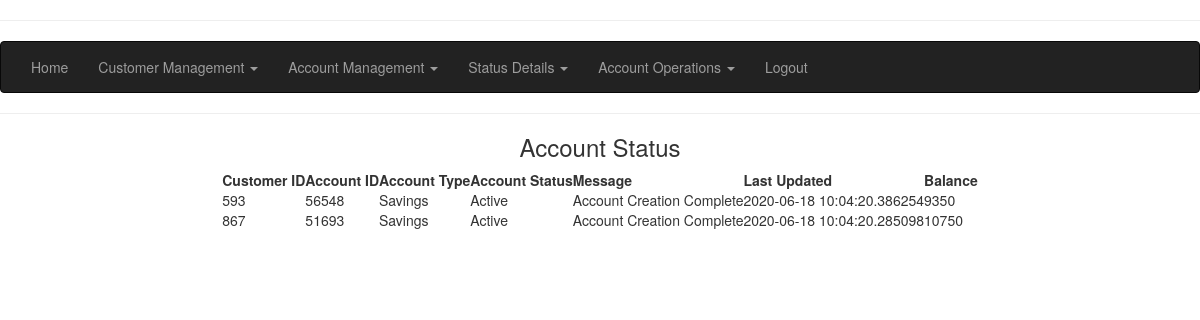
Before: /execpage/account-status with the older database file.
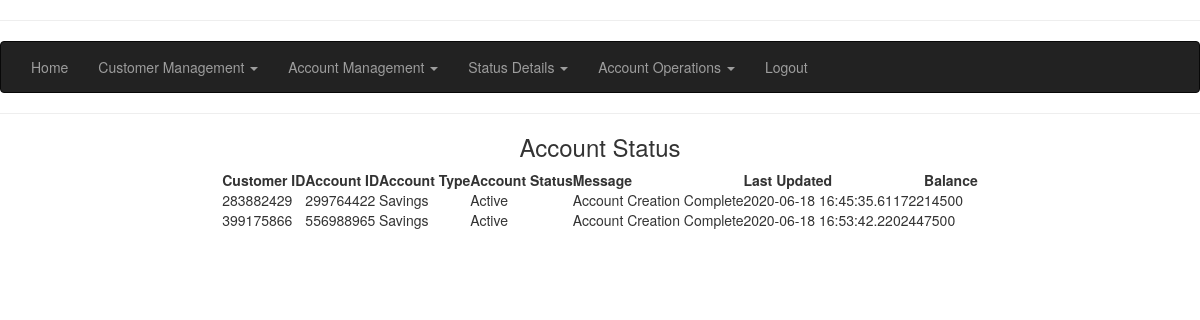
After: the same page with the newer database file.
### app.py (models this page shows, shortened)
class Customer(db.Model):
    customerid = db.Column(db.Integer, primary_key=True, nullable=False)
    customerssn = db.Column(db.Integer, nullable=False)
    customeraccno = db.Column(db.Integer, nullable=False, default=0)
    customeracctype = db.Column(db.String(15), nullable=False, default='N/A')
    customerstatus = db.Column(db.String(15), nullable=False, default='Active')
    customermsg = db.Column(db.String(50), nullable=False, default='Customer created successfully')
    customerupd = db.Column(db.DateTime, nullable=False, default=datetime.utcnow)
    customerage = db.Column(db.Integer, nullable=False)
    customername = db.Column(db.String(30), nullable=False)
    customeraddr = db.Column(db.String(100), nullable=False)
    customerstate = db.Column(db.String(20), nullable=False)
    customercity = db.Column(db.String(20), nullable=False)

class Transaction(db.Model):
    accountid = db.Column(db.Integer, primary_key=True, nullable=False)
    transactionid = db.Column(db.Integer, nullable=False, default = 0)
    balance = db.Column(db.Integer, nullable=False)
    description = db.Column(db.String(15), nullable=False, default='N/A')
    transdate = db.Column(db.DateTime, nullable=False, default=datetime.utcnow)
    amount = db.Column(db.Integer, nullable=False, default = 0)

### app.py (the view)
@app.route('/execpage/account-status', methods=['GET','POST'])
def show_account_details():
    records = db.session.query(Customer, Transaction).join(Transaction, Customer.customeraccno==Transaction.accountid).all()
    return render_template('accountstatus.html',records=records)

### app.py (called while the page is built)
@app.before_request
def before_request():
    g.username=None
    if 'username' in session:
        g.username = session['username']

### templates/accountstatus.html (shortened to what this page needs)
<!DOCTYPE html>
<html lang="en">
<head>
    <link rel="stylesheet" href="https://maxcdn.bootstrapcdn.com/bootstrap/3.4.1/css/bootstrap.min.css">
    <link rel="stylesheet" href="https://unpkg.com/purecss@2.0.3/build/pure-min.css">
</head>
<body>
<hr>
<nav class="navbar navbar-inverse">
    <div class="container-fluid">
      <ul class="nav navbar-nav">
        <li><a href="/execpage">Home</a></li>
        <li class="dropbtn"><a class="dropdown-toggle" data-toggle="dropdown" href="#">Customer Management <span class="caret"></span></a>
        </li>
        <li class="dropdown"><a class="dropdown-toggle" data-toggle="dropdown" href="#">Account Management <span class="caret"></span></a>
        </li>
        <li class="dropdown"><a class="dropdown-toggle" data-toggle="dropdown" href="#">Status Details <span class="caret"></span></a>
        </li>
        <li class="dropdown"><a class="dropdown-toggle" data-toggle="dropdown" href="#">Account Operations <span class="caret"></span></a>
        </li>
        <li><a href="/logout">Logout</a></li>
      </ul>
    </div>
  </nav>
<hr>
<h3 style="text-align:center">Account Status</h3>
<table class="pure-table pure-table-bordered">
    <thead>
        <tr>
            <th>Customer ID</th>
            <th>Account ID</th>
            <th>Account Type</th>
            <th>Account Status</th>
            <th>Message</th>
            <th>Last Updated</th>
            <th>Balance</th>
        </tr>
    </thead>
    <tbody>
        {% for r in records %}
        <tr>
            <td>{{ r[0].customerid }}</td>
            <td>{{ r[0].customeraccno }}</td>
            <td>{{ r[0].customeracctype }}</td>
            <td>{{ r[0].customerstatus }}</td>
            <td>Account Creation Complete</td>
            <td>{{ r[1].transdate }}</td>
            <td>{{ r[1].balance }}</td>
        </tr>
        {% endfor %}
    </tbody>
</table>
</body>
</html>

Changed rows visible on the page:
removed Customer: customerid "593", customeraccno "56548", customeracctype "Savings", customerstatus "Active", transdate "2020-06-18 10:04:20.386254", balance "9350"
removed Customer: customerid "867", customeraccno "51693", customeracctype "Savings", customerstatus "Active", transdate "2020-06-18 10:04:20.285098", balance "10750"
added Customer: customerid "283882429", customeraccno "299764422", customeracctype "Savings", customerstatus "Active", transdate "2020-06-18 16:45:35.611722", balance "14500"
added Customer: customerid "399175866", customeraccno "556988965", customeracctype "Savings", customerstatus "Active", transdate "2020-06-18 16:53:42.220244", balance "7500"
